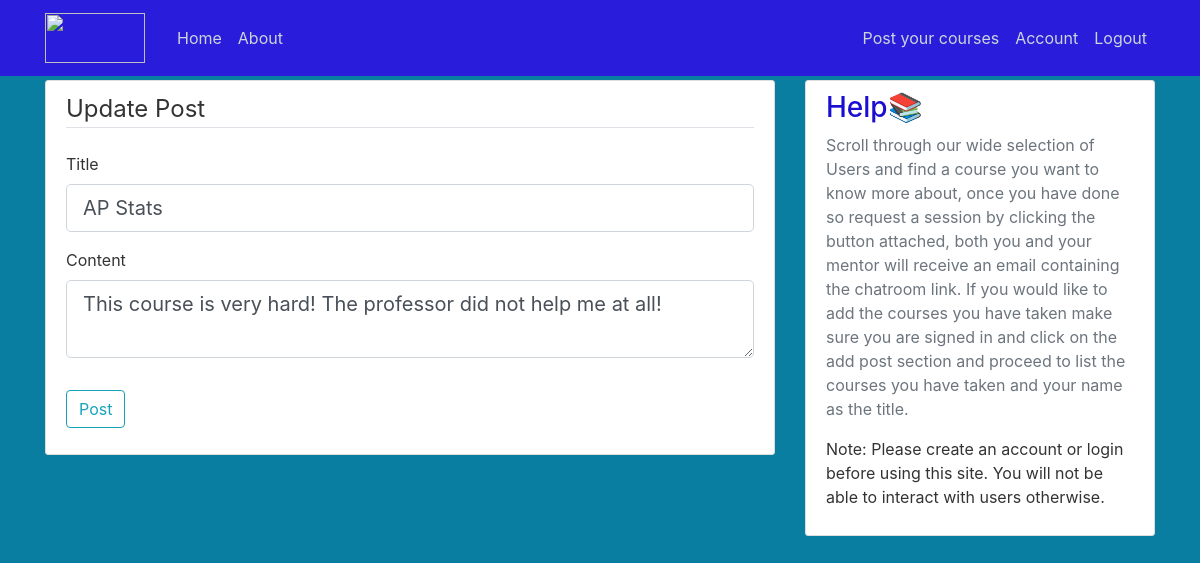
Screenshot of /post/9/update (signed in) with the database file from the repository.
### flaskblog/models.py (models this page shows, shortened)
class Post(db.Model):
    id = db.Column(db.Integer, primary_key=True)
    title = db.Column(db.String(100), nullable=False)
    date_posted = db.Column(db.DateTime, nullable=False, default=datetime.utcnow)
    content = db.Column(db.Text, nullable=False)
    user_id = db.Column(db.Integer, db.ForeignKey('user.id'), nullable=False)

### flaskblog/routes.py (the view)
@app.route("/post/<int:post_id>/update", methods=['GET', 'POST'])
@login_required
def update_post(post_id):
    post = Post.query.get_or_404(post_id)
    if post.author != current_user:
        abort(403)
    form = PostForm()
    if form.validate_on_submit():
        post.title = form.title.data
        post.content = form.content.data
        db.session.commit()
        flash('Your post has been updated!', 'success')
        return redirect(url_for('post', post_id=post.id))
    elif request.method == 'GET':
        form.title.data = post.title
        form.content.data = post.content
    return render_template('create_post.html', title='Update Post',
                           form=form, legend='Update Post')

### flaskblog/forms.py
class PostForm(FlaskForm, ):
    title = StringField('Title', validators=[DataRequired()])
    content = TextAreaField('Content', validators=[DataRequired()])
    submit = SubmitField('Post')

### flaskblog/models.py (called while the page is built)
@login_manager.user_loader
def load_user(user_id):
    return User.query.get(int(user_id))

### flaskblog/templates/create_post.html (shortened to what this page needs)
{% extends "layout.html" %}
{% block content %}
<div class="content-section">
    <form method="POST" action="">
        <fieldset class="form-group">
            <legend class="border-bottom mb-4">{{ legend }}</legend>
            <div class="form-group">
                {{ form.title.label(class="form-control-label") }}
                {% if form.title.errors %}
                    {{ form.title(class="form-control form-control-lg is-invalid") }}
                    <div class="invalid-feedback">
                        {% for error in form.title.errors %}
                            <span>{{ error }}</span>
                        {% endfor %}
                    </div>
                {% else %}
                    {{ form.title(class="form-control form-control-lg") }}
                {% endif %}
            </div>
            <div class="form-group">
                {{ form.content.label(class="form-control-label") }}
                {% if form.content.errors %}
                    {{ form.content(class="form-control form-control-lg is-invalid") }}
                    <div class="invalid-feedback">
                        {% for error in form.content.errors %}
                            <span>{{ error }}</span>
                        {% endfor %}
                    </div>
                {% else %}
                    {{ form.content(class="form-control form-control-lg") }}
                {% endif %}
            </div>
        </fieldset>
        <div class="form-group">
            {{ form.submit(class="btn btn-outline-info") }}
        </div>
    </form>
</div>
{% endblock content %}

### flaskblog/static/main.css (style rules this page uses)
body { background: #0a7ea1; color: #333333; margin-top: 5rem; }
.content-section { background: #ffffff; padding: 10px 20px; border: 1px solid #dddddd; border-radius: 3px; margin-bottom: 20px; }

### rows the page displays
Post: title "AP Stats", content "This course is very hard! The professor did not help me at all!"

### other values shown
{{ legend }} "Update Post"
